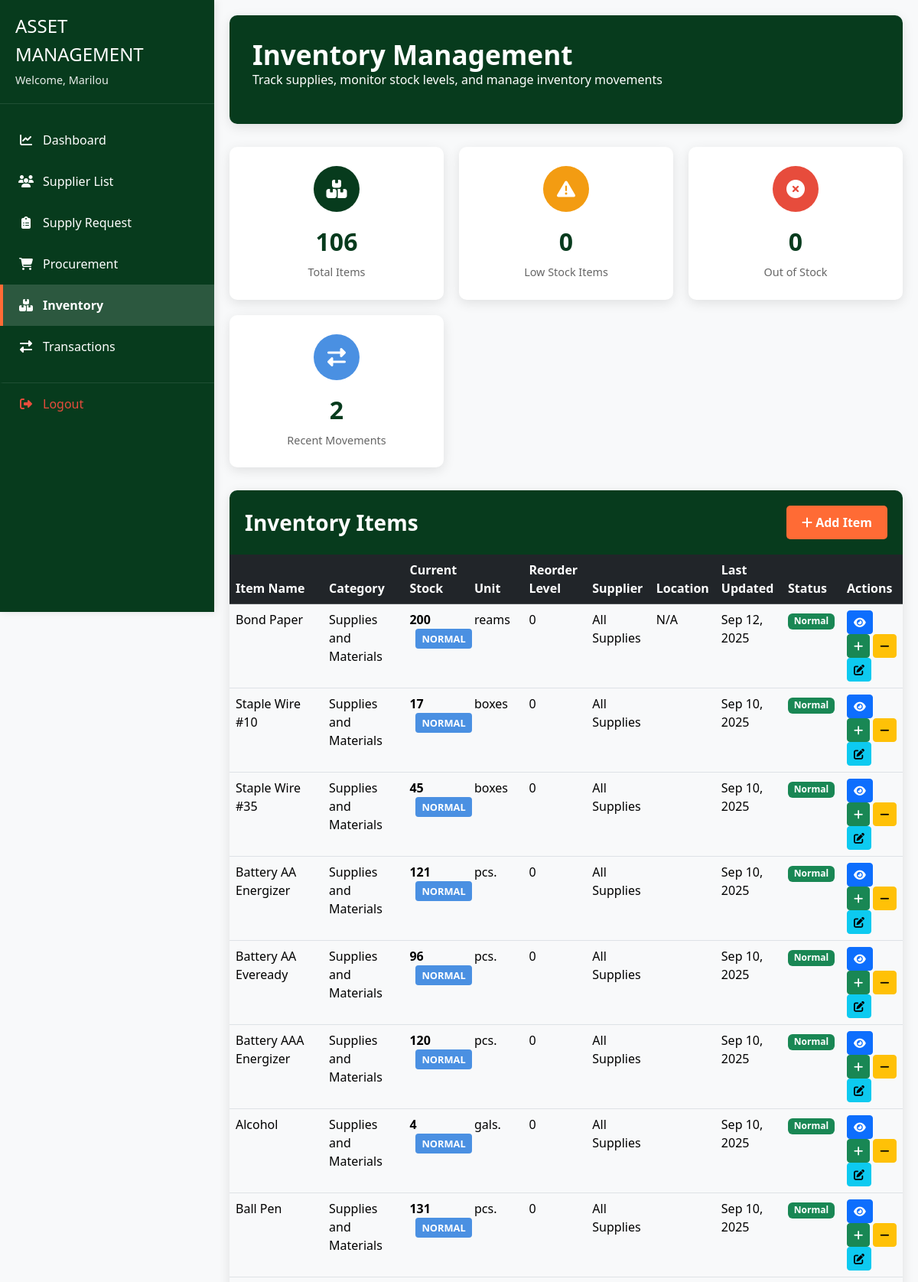
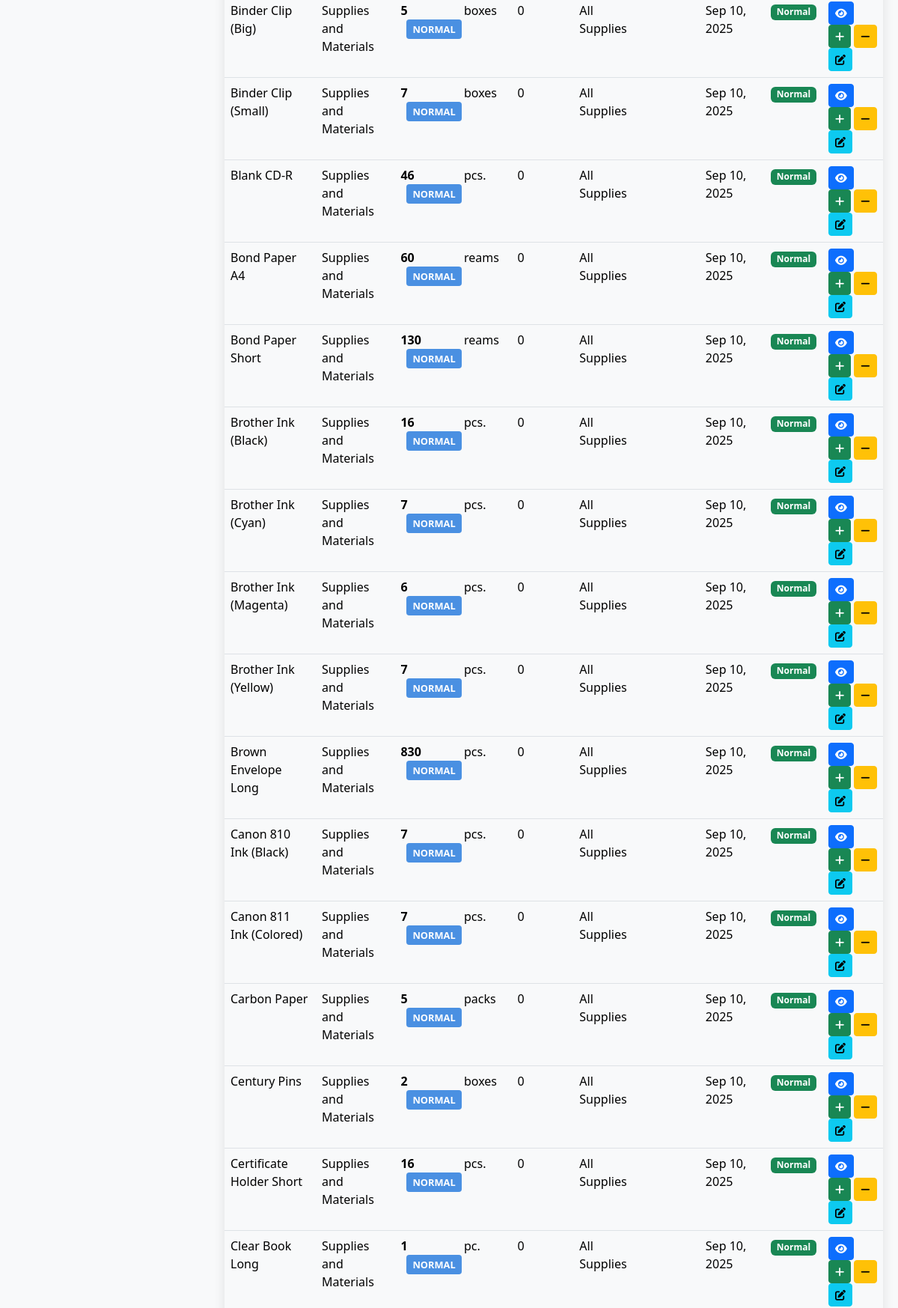
Page /pages/Inventory1.php (signed in, upper part) on the committed database (2 pictures, top to bottom).
### tables this page shows
CREATE TABLE `inventory` (
  `inventory_id` int(11) NOT NULL,
  `item_name` varchar(255) NOT NULL,
  `category` varchar(100) NOT NULL,
  `description` varchar(255) DEFAULT NULL,
  `current_stock` int(11) NOT NULL DEFAULT 0,
  `quantity` int(11) DEFAULT NULL,
  `unit` varchar(50) NOT NULL,
  `unit_cost` decimal(10,2) NOT NULL DEFAULT 0.00,
  `reorder_level` int(11) NOT NULL DEFAULT 0,
  `supplier_id` int(11) DEFAULT NULL,
  `location` varchar(255) DEFAULT NULL,
  `receiver` varchar(255) DEFAULT NULL,
  `status` enum('Active','Inactive','Discontinued') DEFAULT NULL,
  `received_notes` varchar(255) DEFAULT NULL,
  `created_by` int(11) DEFAULT NULL,
  `date_created` datetime DEFAULT current_timestamp(),
  `last_updated_by` int(11) DEFAULT NULL,
  `date_updated` datetime DEFAULT current_timestamp() ON UPDATE current_timestamp()
);

CREATE TABLE `supplier` (
  `supplier_id` int(11) NOT NULL,
  `supplier_name` varchar(255) DEFAULT NULL,
  `contact_person` varchar(255) DEFAULT NULL,
  `contact_number` varchar(50) DEFAULT NULL,
  `email_address` varchar(255) DEFAULT NULL,
  `fax_number` varchar(50) DEFAULT NULL,
  `website` varchar(255) DEFAULT NULL,
  `address` text DEFAULT NULL,
  `city` varchar(100) DEFAULT NULL,
  `province` varchar(100) DEFAULT NULL,
  `zip_code` varchar(20) DEFAULT NULL,
  `country` varchar(100) DEFAULT NULL,
  `business_type` varchar(100) DEFAULT NULL,
  `category` varchar(255) DEFAULT NULL,
  `payment_terms` varchar(100) DEFAULT NULL,
  `tax_identification_number` varchar(100) DEFAULT NULL,
  `date_registered` varchar(255) DEFAULT NULL,
  `status` varchar(50) DEFAULT NULL,
  `created_by` int(11) DEFAULT NULL,
  `date_created` varchar(255) DEFAULT NULL,
  `last_updated_by` int(11) DEFAULT NULL,
  `date_updated` datetime DEFAULT NULL,
  `notes` varchar(255) DEFAULT NULL
);

### pages/Inventory1.php (the view, shortened to what this page needs)
<?php
include '../includes/db.php';
include '../includes/header.php';
$user_type = $_SESSION['user_type'] ?? '';
$dashboard_link = ($user_type == 'Admin') ? '../admin_dashboard.php' : '../dashboard.php';
$sql = "SELECT i.*, s.supplier_name
        FROM inventory i
        LEFT JOIN supplier s ON i.supplier_id = s.supplier_id
        ORDER BY i.date_created DESC";
$result = $conn->query($sql);
$stock_logs_sql = "SELECT sl.*, i.item_name, s.supplier_name
                   FROM stock_logs sl
                   LEFT JOIN inventory i ON sl.inventory_id = i.inventory_id
                   LEFT JOIN supplier s ON i.supplier_id = s.supplier_id
                   ORDER BY sl.date_created DESC LIMIT 50";
$stock_logs_result = $conn->query($stock_logs_sql);
$total_items = $result ? $result->num_rows : 0;
$low_stock_count = 0;
$out_of_stock_count = 0;
if ($result) {
    $result->data_seek(0);
}
?>
<div class="sidebar">
    <div class="sidebar-header">
        <h4 class="">ASSET</h4> <h4>MANAGEMENT</h4>
        <div class="welcome-text">Welcome, <?= htmlspecialchars($_SESSION['user']['first_name'] ?? 'User') ?></div>
    </div>
    <nav class="sidebar-nav">
        <ul class="nav-item">
            <li><a href="<?= $dashboard_link ?>" class="nav-link">
                <i class="fas fa-chart-line"></i> Dashboard
            </a></li>
            <li><a href="suppliers.php" class="nav-link">
                <i class="fas fa-users"></i> Supplier List
            </a></li>
            <li><a href="supply_request.php" class="nav-link">
                <i class="fas fa-clipboard-list"></i> Supply Request
            </a></li>
            <li><a href="procurement.php" class="nav-link">
                <i class="fas fa-shopping-cart"></i> Procurement
            </a></li>
            <li><a href="Inventory.php" class="nav-link active">
                <i class="fas fa-boxes"></i> Inventory
            </a></li>
            <li><a href="transaction_list.php" class="nav-link">
                <i class="fas fa-exchange-alt"></i> Transactions
            </a></li>
            <li><a href="../logout.php" class="nav-link logout">
                <i class="fas fa-sign-out-alt"></i> Logout
            </a></li>
        </ul>
    </nav>
</div>
<div class="main-content">
    <div class="content-header">
        <h1>Inventory Management</h1>
        <p>Track supplies, monitor stock levels, and manage inventory movements</p>
    </div>
    <div class="stats-container">
        <div class="stat-card">
            <div class="stat-icon items">
                <i class="fas fa-boxes"></i>
            </div>
            <div class="stat-number"><?= $total_items ?></div>
            <div class="stat-label">Total Items</div>
        </div>
        <div class="stat-card">
            <div class="stat-icon low-stock">
                <i class="fas fa-exclamation-triangle"></i>
            </div>
            <div class="stat-number"><?= $low_stock_count ?></div>
            <div class="stat-label">Low Stock Items</div>
        </div>
        <div class="stat-card">
            <div class="stat-icon out-of-stock">
                <i class="fas fa-times-circle"></i>
            </div>
            <div class="stat-number"><?= $out_of_stock_count ?></div>
            <div class="stat-label">Out of Stock</div>
        </div>
        <div class="stat-card">
            <div class="stat-icon movements">
                <i class="fas fa-exchange-alt"></i>
            </div>
            <div class="stat-number"><?= $stock_logs_result ? $stock_logs_result->num_rows : 0 ?></div>
            <div class="stat-label">Recent Movements</div>
        </div>
    </div>
    <div class="table-container">
        <div class="table-header">
            <h3>Inventory Items</h3>
            <button class="btn btn-add" data-bs-toggle="modal" data-bs-target="#addInventoryModal">
                <i class="fas fa-plus"></i> Add Item
            </button>
        </div>
        <div class="table-responsive">
            <table class="table table-hover mb-0">
                <thead class="table-dark">
                    <tr>
                        <th>Item Name</th>
                        <th>Category</th>
                        <th>Current Stock</th>
                        <th>Unit</th>
                        <th>Reorder Level</th>
                        <th>Supplier</th>
                        <th>Location</th>
                        <th>Last Updated</th>
                        <th>Status</th>
                        <th>Actions</th>
                    </tr>
                </thead>
                <tbody>
                    <?php if ($result && $result->num_rows > 0): ?>
                        <?php while ($row = $result->fetch_assoc()): ?>
                            <?php
                            $stock_level = 'normal';
                            ?>
                            <tr>
                                <td><?= htmlspecialchars($row['item_name']) ?></td>
                                <td><?= htmlspecialchars($row['category']) ?></td>
                                <td>
                                    <strong><?= $row['current_stock'] ?></strong>
                                    <span class="stock-level <?= $stock_level ?> ms-2">
                                        <?= strtoupper($stock_level) ?>
                                    </span>
                                </td>
                                <td><?= $row['unit'] ?></td>
                                <td><?= $row['reorder_level'] ?></td>
                                <td><?= htmlspecialchars($row['supplier_name']) ?></td>
                                <td><?= htmlspecialchars($row['location'] ?? 'N/A') ?></td>
                                <td><?= date('M d, Y', strtotime($row['date_updated'])) ?></td>
                                <td>
                                    <span class="badge bg-<?= $stock_level == 'out' ? 'danger' : ($stock_level == 'critical' ? 'warning' : 'success') ?>">
                                        <?= ucfirst($stock_level) ?>
                                    </span>
                                </td>
                                <td>
                                    <button class="btn btn-sm btn-primary" title="View Details" onclick="viewItem(<?= $row['inventory_id'] ?>)">
                                        <i class="fas fa-eye"></i>
                                    </button>
                                    <button class="btn btn-sm btn-success" title="Stock In" onclick="stockIn(<?= $row['inventory_id'] ?>)">
                                        <i class="fas fa-plus"></i>
                                    </button>
                                    <button class="btn btn-sm btn-warning" title="Stock Out" onclick="stockOut(<?= $row['inventory_id'] ?>)">
                                        <i class="fas fa-minus"></i>
                                    </button>
                                    <button class="btn btn-sm btn-info" title="Edit">
                                        <i class="fas fa-edit"></i>
                                    </button>
                                </td>
                            </tr>
                        <?php endwhile; ?>
                    <?php endif; ?>
                </tbody>
            </table>
        </div>
    </div>
</div>
<?php include '../includes/footer.php'; ?>

### assets/css/dark-mode.css (style rules this page uses)
body { transition: background-color 0.3s ease, color 0.3s ease; }

### includes/header.php (style rules this page uses)
:root { --bs-body-bg: #f8f9fa; --bs-body-color: #212529; }
body { background-color: var(--bs-body-bg); color: var(--bs-body-color); transition: background-color 0.3s ease, color 0.3s ease; }
.sidebar { min-height: calc(100vh - 56px); background-color: #f8f9fa; }

### pages/Inventory1.php (style rules this page uses)
:root { --primary-green: #073b1d; --dark-green: #073b1d; --light-green: #2d8aad; --accent-orange: #ff6b35; --accent-blue: #4a90e2; --accent-red: #e74c3c; --accent-yellow: #f39c12; --text-white: #ffffff; --text-dark: #073b1d; --bg-light: #f8f9fa; }
body { font-family: 'Segoe UI', Tahoma, Geneva, Verdana, sans-serif; background-color: var(--bg-light); margin: 0; padding: 0; }
.sidebar { position: fixed; left: 0; top: 0; height: 100vh; width: 280px; background: linear-gradient(135deg, var(--primary-green) 0%, var(--dark-green) 100%); color: var(--text-white); z-index: 1000; box-shadow: 2px 0 10px rgba(0,0,0,0.1); }
.sidebar-header { padding: 20px; border-bottom: 1px solid rgba(255,255,255,0.1); }
.welcome-text { font-size: 0.9rem; opacity: 0.9; margin-top: 5px; }
.sidebar-nav { padding: 20px 0; }
.nav-item { padding: 0; margin: 0; }
.nav-link { display: flex; align-items: center; padding: 15px 20px; color: var(--text-white); text-decoration: none; transition: all 0.3s ease; border-left: 4px solid transparent; }
.nav-link.active { background-color: rgba(255,255,255,0.15); border-left-color: var(--accent-orange); font-weight: 600; }
.nav-link i { margin-right: 12px; width: 20px; text-align: center; }
.nav-link.logout { color: var(--accent-red); margin-top: 20px; border-top: 1px solid rgba(255,255,255,0.1); }
.main-content { margin-left: 280px; padding: 20px; min-height: 100vh; background-color: var(--bg-light); }
.content-header { background: linear-gradient(135deg, var(--primary-green) 0%, var(--dark-green) 100%); color: var(--text-white); padding: 30px; border-radius: 10px; margin-bottom: 30px; box-shadow: 0 4px 15px rgba(0,0,0,0.1); }
.content-header h1 { margin: 0; font-weight: 700; font-size: 2.2rem; }
.stats-container { display: grid; grid-template-columns: repeat(auto-fit, minmax(250px, 1fr)); gap: 20px; margin-bottom: 30px; }
.stat-card { background: var(--text-white); padding: 25px; border-radius: 10px; box-shadow: 0 4px 15px rgba(0,0,0,0.1); text-align: center; transition: transform 0.3s ease; }
.stat-icon { width: 60px; height: 60px; border-radius: 50%; display: flex; align-items: center; justify-content: center; margin: 0 auto 15px; font-size: 1.5rem; color: var(--text-white); }
.stat-icon.items { background-color: var(--primary-green); }
.stat-icon.low-stock { background-color: var(--accent-yellow); }
.stat-icon.out-of-stock { background-color: var(--accent-red); }
.stat-icon.movements { background-color: var(--accent-blue); }
.stat-number { font-size: 2rem; font-weight: 700; color: var(--text-dark); margin-bottom: 5px; }
.stat-label { color: #666; font-size: 0.9rem; font-weight: 500; }
.table-container { background: var(--text-white); border-radius: 10px; box-shadow: 0 4px 15px rgba(0,0,0,0.1); overflow: hidden; margin-bottom: 30px; }
.table-header { background: linear-gradient(135deg, var(--primary-green) 0%, var(--dark-green) 100%); color: var(--text-white); padding: 20px; display: flex; justify-content: space-between; align-items: center; }
.table-header h3 { margin: 0; font-weight: 600; }
.btn-add { background-color: var(--accent-orange); border: none; color: var(--text-white); padding: 10px 20px; border-radius: 5px; font-weight: 600; transition: all 0.3s ease; }
.stock-level { padding: 4px 8px; border-radius: 4px; font-size: 0.8rem; font-weight: 600; }
.stock-level.normal { background-color: var(--accent-blue); color: var(--text-white); }

### rows in the picture
inventory: item_name "Bond Paper", category "Supplies and Materials", current_stock "200", stock_level "NORMAL", unit "reams", reorder_level "0", supplier.supplier_name "All Supplies", location "N/A", date_updated "Sep 12, 2025", stock_level "Normal"
inventory: item_name "Staple Wire #10", category "Supplies and Materials", current_stock "17", stock_level "NORMAL", unit "boxes", reorder_level "0", supplier.supplier_name "All Supplies", date_updated "Sep 10, 2025", stock_level "Normal"
inventory: item_name "Staple Wire #35", category "Supplies and Materials", current_stock "45", stock_level "NORMAL", unit "boxes", reorder_level "0", supplier.supplier_name "All Supplies", date_updated "Sep 10, 2025", stock_level "Normal"
inventory: item_name "Battery AA Energizer", category "Supplies and Materials", current_stock "121", stock_level "NORMAL", unit "pcs.", reorder_level "0", supplier.supplier_name "All Supplies", date_updated "Sep 10, 2025", stock_level "Normal"
inventory: item_name "Battery AA Eveready", category "Supplies and Materials", current_stock "96", stock_level "NORMAL", unit "pcs.", reorder_level "0", supplier.supplier_name "All Supplies", date_updated "Sep 10, 2025", stock_level "Normal"
inventory: item_name "Battery AAA Energizer", category "Supplies and Materials", current_stock "120", stock_level "NORMAL", unit "pcs.", reorder_level "0", supplier.supplier_name "All Supplies", date_updated "Sep 10, 2025", stock_level "Normal"
inventory: item_name "Alcohol", category "Supplies and Materials", current_stock "4", stock_level "NORMAL", unit "gals.", reorder_level "0", supplier.supplier_name "All Supplies", date_updated "Sep 10, 2025", stock_level "Normal"
inventory: item_name "Ball Pen", category "Supplies and Materials", current_stock "131", stock_level "NORMAL", unit "pcs.", reorder_level "0", supplier.supplier_name "All Supplies", date_updated "Sep 10, 2025", stock_level "Normal"
inventory: item_name "Binder Clip (Big)", category "Supplies and Materials", current_stock "5", stock_level "NORMAL", unit "boxes", reorder_level "0", supplier.supplier_name "All Supplies", date_updated "Sep 10, 2025", stock_level "Normal"
inventory: item_name "Binder Clip (Small)", category "Supplies and Materials", current_stock "7", stock_level "NORMAL", unit "boxes", reorder_level "0", supplier.supplier_name "All Supplies", date_updated "Sep 10, 2025", stock_level "Normal"
inventory: item_name "Blank CD-R", category "Supplies and Materials", current_stock "46", stock_level "NORMAL", unit "pcs.", reorder_level "0", supplier.supplier_name "All Supplies", date_updated "Sep 10, 2025", stock_level "Normal"
inventory: item_name "Bond Paper A4", category "Supplies and Materials", current_stock "60", stock_level "NORMAL", unit "reams", reorder_level "0", supplier.supplier_name "All Supplies", date_updated "Sep 10, 2025", stock_level "Normal"
inventory: item_name "Bond Paper Short", category "Supplies and Materials", current_stock "130", stock_level "NORMAL", unit "reams", reorder_level "0", supplier.supplier_name "All Supplies", date_updated "Sep 10, 2025", stock_level "Normal"
inventory: item_name "Brother Ink (Black)", category "Supplies and Materials", current_stock "16", stock_level "NORMAL", unit "pcs.", reorder_level "0", supplier.supplier_name "All Supplies", date_updated "Sep 10, 2025", stock_level "Normal"
inventory: item_name "Brother Ink (Cyan)", category "Supplies and Materials", current_stock "7", stock_level "NORMAL", unit "pcs.", reorder_level "0", supplier.supplier_name "All Supplies", date_updated "Sep 10, 2025", stock_level "Normal"
inventory: item_name "Brother Ink (Magenta)", category "Supplies and Materials", current_stock "6", stock_level "NORMAL", unit "pcs.", reorder_level "0", supplier.supplier_name "All Supplies", date_updated "Sep 10, 2025", stock_level "Normal"
inventory: item_name "Brother Ink (Yellow)", category "Supplies and Materials", current_stock "7", stock_level "NORMAL", unit "pcs.", reorder_level "0", supplier.supplier_name "All Supplies", date_updated "Sep 10, 2025", stock_level "Normal"
inventory: item_name "Brown Envelope Long", category "Supplies and Materials", current_stock "830", stock_level "NORMAL", unit "pcs.", reorder_level "0", supplier.supplier_name "All Supplies", date_updated "Sep 10, 2025", stock_level "Normal"
inventory: item_name "Canon 810 Ink (Black)", category "Supplies and Materials", current_stock "7", stock_level "NORMAL", unit "pcs.", reorder_level "0", supplier.supplier_name "All Supplies", date_updated "Sep 10, 2025", stock_level "Normal"
inventory: item_name "Canon 811 Ink (Colored)", category "Supplies and Materials", current_stock "7", stock_level "NORMAL", unit "pcs.", reorder_level "0", supplier.supplier_name "All Supplies", date_updated "Sep 10, 2025", stock_level "Normal"
inventory: item_name "Carbon Paper", category "Supplies and Materials", current_stock "5", stock_level "NORMAL", unit "packs", reorder_level "0", supplier.supplier_name "All Supplies", date_updated "Sep 10, 2025", stock_level "Normal"
inventory: item_name "Century Pins", category "Supplies and Materials", current_stock "2", stock_level "NORMAL", unit "boxes", reorder_level "0", supplier.supplier_name "All Supplies", date_updated "Sep 10, 2025", stock_level "Normal"
inventory: item_name "Certificate Holder Short", category "Supplies and Materials", current_stock "16", stock_level "NORMAL", unit "pcs.", reorder_level "0", supplier.supplier_name "All Supplies", date_updated "Sep 10, 2025", stock_level "Normal"
inventory: item_name "Clear Book Long", category "Supplies and Materials", current_stock "1", stock_level "NORMAL", unit "pc.", reorder_level "0", supplier.supplier_name "All Supplies", date_updated "Sep 10, 2025", stock_level "Normal"

### other values in the picture
$_SESSION['user']['first_name'] "Marilou"
$total_items "106"
$low_stock_count "0"
$out_of_stock_count "0"
$stock_logs_result->num_rows "2"
